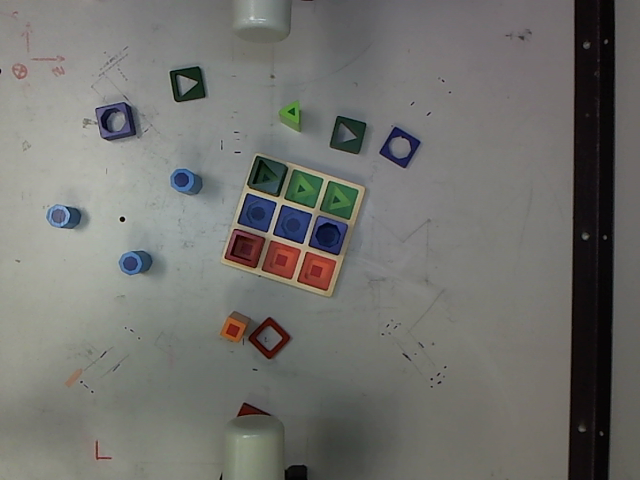
//> input picture sample-imgs/test-img1.png, 640 x 480 px
$ ./shape_detect   (built with g++ and OpenCV 4)
//> lines starting //> are read from the running program, lines starting //| are printed output that depends on the picture; after the words box and inside, x2 and y2 are one past the last pixel; in counts of white or black regions, pixels touching at a corner belong together
#include <opencv2/highgui/highgui.hpp>
#include <opencv2/imgproc/imgproc.hpp>
#include <iostream>

using namespace std;
using namespace cv;

Point get_centroid( vector<Point> &pts, Mat &img );

int main( int argsc, char** argsv )
{
    cout<<"Segmenting the input image based on colour to resolve the blocks"<<endl;
//    Mat img = imread("sample-imgs/basic_img.png");
    Mat img = imread("sample-imgs/test-img1.png");
//> img is the input picture: 480 rows x 640 cols, CV_8UC3; mean B, G, R 109.6, 113.5, 113.6
    // Convert the image into HSV format for convenient colour segmentation
    Mat img_hsv;
    cvtColor( img, img_hsv, CV_BGR2HSV );
//> img_hsv: 480 rows x 640 cols, CV_8UC3; mean H, S, V 54.7, 24.6, 116.7

    Mat square;
    Scalar lower_range = Scalar(17./2, 0.48*255, 0.55*255);
    Scalar upper_range = Scalar(27./2, 0.74*255, 0.7*255);
    inRange( img_hsv, lower_range, upper_range, square);
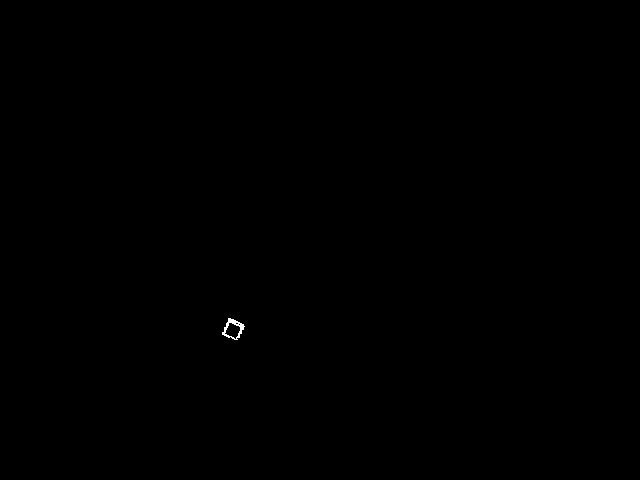
//> square: 480 rows x 640 cols, CV_8UC1; 0.05% white in thin lines or dots, all inside (x1, y1, x2, y2) = (222, 318, 245, 340)

    Mat triangle;
    lower_range = Scalar(88./2, 0.5*255, 0.54*255);
    upper_range = Scalar(106./2, 0.75*255, 0.62*255);
    inRange( img_hsv, lower_range, upper_range, triangle);
//> triangle: 480 rows x 640 cols, CV_8UC1; 0.02% white in thin lines or dots, all inside (x1, y1, x2, y2) = (282, 106, 298, 121)

    Mat octagon;
    lower_range = Scalar(210./2, 0.35*255, 0.55*255);
    upper_range = Scalar(220./2, 0.55*255, 0.71*255);
    inRange( img_hsv, lower_range, upper_range, octagon);
//> octagon: 480 rows x 640 cols, CV_8UC1; 0.11% white in thin lines or dots, all inside (x1, y1, x2, y2) = (48, 171, 193, 274)

    Mat s_slot, t_slot, o_slot, tmp_slot;
    lower_range = Scalar(340./2, 0.30*255, 0.35*255);
    upper_range = Scalar(359./2, 0.74*255, 0.55*255);
    inRange( img_hsv, lower_range, upper_range, s_slot);
//> s_slot: 480 rows x 640 cols, CV_8UC1; 0.09% white; 11 white regions (7 under 20 px), largest, box (x1, y1, x2, y2) and area: (228, 230, 262, 255) 141, (312, 268, 320, 275) 38, (278, 255, 284, 264) 36, (228, 256, 240, 261) 32

    lower_range = Scalar(0./2, 0.30*255, 0.35*255);
    upper_range = Scalar(4./2, 0.74*255, 0.55*255);
    inRange( img_hsv, lower_range, upper_range, tmp_slot);
//> tmp_slot: 480 rows x 640 cols, CV_8UC1; 0.14% white in thin lines or dots, all inside (x1, y1, x2, y2) = (20, 77, 332, 457)
    add(s_slot, tmp_slot, s_slot);
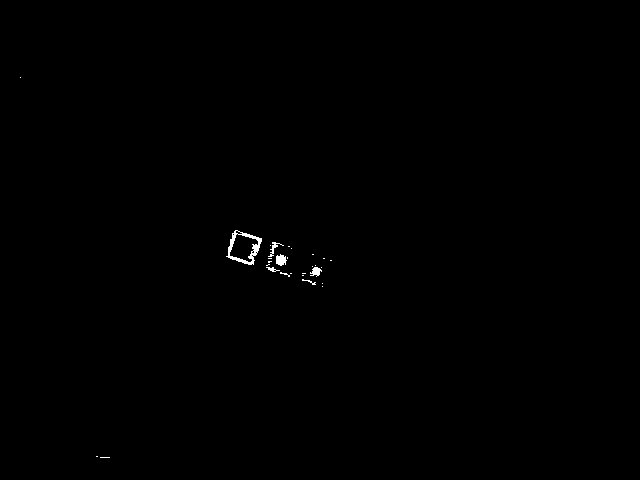
//> s_slot: 480 rows x 640 cols, CV_8UC1; 0.23% white; 28 white regions (22 under 20 px), largest, box (x1, y1, x2, y2) and area: (226, 230, 262, 265) 357, (276, 254, 287, 266) 94, (310, 267, 322, 277) 71, (268, 242, 284, 257) 60, (266, 267, 280, 272) 32, (302, 279, 316, 285) 25

    lower_range = Scalar(140./2, 0.2*255, 0.10*255);
    upper_range = Scalar(190./2, 0.4*255, 0.3*255);
    inRange( img_hsv, lower_range, upper_range, t_slot);
//> t_slot: 480 rows x 640 cols, CV_8UC1; 0.28% white; 70 white regions (66 under 20 px), largest, box (x1, y1, x2, y2) and area: (331, 117, 362, 152) 289, (252, 158, 286, 188) 270, (250, 178, 275, 191) 108, (178, 92, 187, 100) 34

    lower_range = Scalar(230./2, 0.33*255, 0.30*255);
    upper_range = Scalar(260./2, 0.56*255, 0.5*255);
    inRange( img_hsv, lower_range, upper_range, o_slot);
//> o_slot: 480 rows x 640 cols, CV_8UC1; 0.2% white in thin lines or dots, all inside (x1, y1, x2, y2) = (63, 103, 420, 268)

    Mat slot_sum;
    add(s_slot, t_slot, slot_sum);
//> slot_sum: 480 rows x 640 cols, CV_8UC1; 0.51% white; 98 white regions (88 under 20 px), largest, box (x1, y1, x2, y2) and area: (226, 230, 262, 265) 357, (331, 117, 362, 152) 289, (252, 158, 286, 188) 270
    add(slot_sum, o_slot, slot_sum);
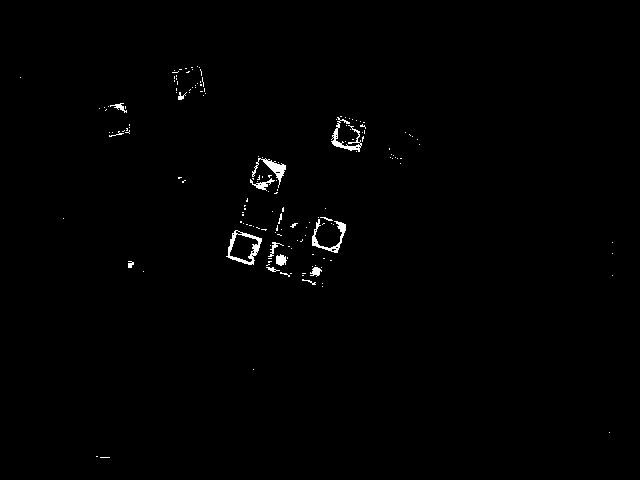
//> slot_sum: 480 rows x 640 cols, CV_8UC1; 0.71% white; 161 white regions (145 under 20 px), largest, box (x1, y1, x2, y2) and area: (226, 230, 262, 265) 357, (331, 117, 362, 152) 289, (312, 219, 346, 253) 288
    imshow("Slots", slot_sum);

    // Sum the images into one
    Mat sum;
    add(square, triangle, sum);
//> sum: 480 rows x 640 cols, CV_8UC1; 0.08% white in thin lines or dots, all inside (x1, y1, x2, y2) = (222, 106, 298, 340)
    add(sum, octagon, sum);
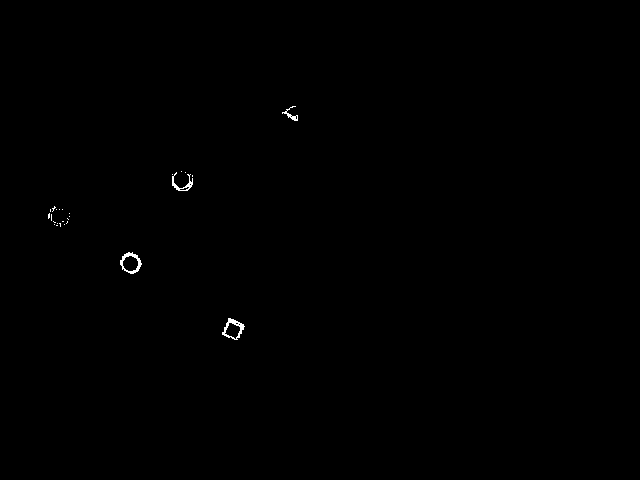
//> sum: 480 rows x 640 cols, CV_8UC1; 0.19% white in thin lines or dots, all inside (x1, y1, x2, y2) = (48, 106, 298, 340)

    // Find all the contours in the summed image and then fill them
    Mat filled_img = Mat::zeros(img.rows, img.cols, CV_8UC3);
    vector<vector<Point> > contours;
    vector<Vec4i> hierarchy;
    double min_area = 10.0;

    cout<<"Filling holes in the segemented shapes..."<<endl;
    findContours(sum.clone(), contours, hierarchy, CV_RETR_LIST, CV_CHAIN_APPROX_NONE);
//> contours = 34 contours, 27 with area under 20; largest, box (x1, y1, x2, y2) and area: (120, 252, 142, 274) 308, (222, 318, 245, 340) 280, (122, 255, 139, 272) 196, (224, 322, 241, 340) 166, (172, 172, 193, 191) 83, (282, 106, 298, 121) 42, (179, 186, 190, 191) 21
    cout<<"No. of identified contours: "<<contours.size()<<endl;
//| No. of identified contours: 34
    for (size_t i = 0; i < contours.size(); i++)
    {
        double area = contourArea(contours[i]);
        // skip contours which are too small
        if (area < min_area)
            continue;

        drawContours(filled_img, contours, i, CV_RGB(255, 255, 255), CV_FILLED, 8, hierarchy, 0);
    }
//> this loop made 34 passes
//> area on passes 3, 4, 5, 6, 25, 30, 34: 166.5, 280.5, 195.5, 308, 21, 83, 42
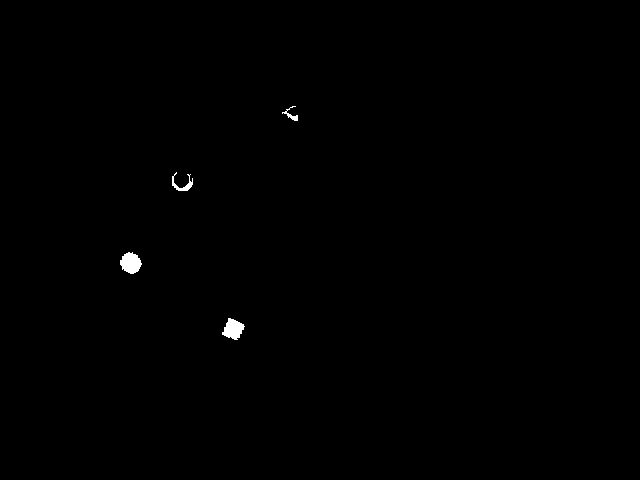
//> filled_img: 480 rows x 640 cols, CV_8UC3; 0.28% white; 4 white regions, box (x1, y1, x2, y2) and area: (120, 252, 142, 274) 341, (222, 318, 245, 340) 315, (172, 172, 193, 191) 130, (282, 106, 298, 121) 73

    cout<<"Finding edges of segmented shapes..."<<endl;
    vector<vector<Point> > filled_contours;
    vector<Vec4i> filled_hierarchy;
    vector<Point> poly_approx;
    // Create a single channel version of the filled image to find contours
    Mat filled_grey;
    cvtColor(filled_img, filled_grey, CV_BGR2GRAY);
//> filled_grey: 480 rows x 640 cols, CV_8UC1; 0.28% white; 4 white regions
    findContours(filled_grey, filled_contours, filled_hierarchy, CV_RETR_LIST, CV_CHAIN_APPROX_NONE);
//> filled_contours = 4 contours; box (x1, y1, x2, y2) and area: (120, 252, 142, 274) 308, (222, 318, 245, 340) 280, (172, 172, 193, 191) 83, (282, 106, 298, 121) 42; filled_hierarchy = 4 items: [1, -1, -1, -1], [2, 0, -1, -1], [3, 1, -1, -1], [-1, 2, -1, -1]
    cout<<"No. of identified contours: "<<filled_contours.size()<<endl;
//| No. of identified contours: 4
    for (size_t i = 0; i < filled_contours.size(); i++)
    {
        approxPolyDP( filled_contours[i], poly_approx, 2, true);
        // draw lines connecting each of the vertices
        cout<<"Size of polygon: "<<poly_approx.size()<<endl;

        Scalar colour( rand()%255, rand()%255, rand()%255 );

        for ( size_t j = 0; j<poly_approx.size()-1; j++ )
        {
            line( filled_img, poly_approx.at(j), poly_approx.at(j+1), colour, 2);
        }

        line( filled_img, poly_approx.at(poly_approx.size()-1), poly_approx.at(0), colour, 2);

        Point centroid = get_centroid( filled_contours[i], filled_img );

        // Find the midpoint of any one side and return the angle between that
        // point and the centroid - this is the grasping angle
        int mid_x = (poly_approx.at(0).x + poly_approx.at(1).x)/2;
        int mid_y = (poly_approx.at(0).y + poly_approx.at(1).y)/2;
        Point midpoint = Point(mid_x, mid_y);
        line(filled_img, centroid, midpoint, Scalar(0,255,0),2 );

        //imshow("partial", filled_img);
        //waitKey(0);
    }
//> this loop made 4 passes
//> (centroid, mid_x, mid_y) on passes 1 to 4: (Point(232, 329), 225, 326), (Point(130, 262), 125, 254), (Point(181, 182), 174, 174), (Point(290, 112), 289, 116)
//| Size of polygon: 4
//| Size of polygon: 8
//| Size of polygon: 14
//| Size of polygon: 6
//> pass 1, `Point centroid = get_centroid( filled_contours[i], filled_img );`:
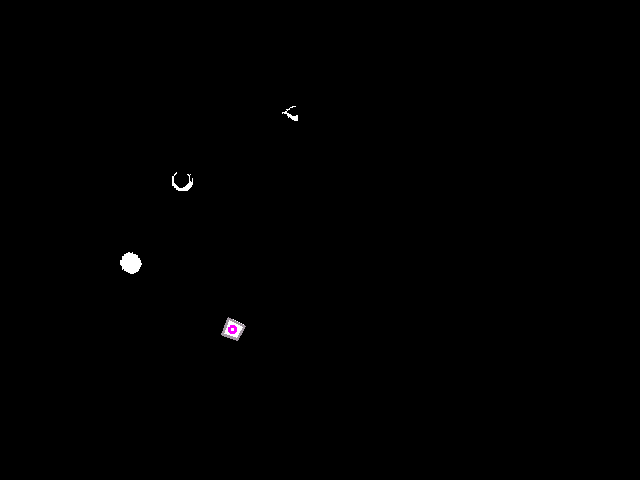
//> filled_img: 480 rows x 640 cols, CV_8UC3; 0.07% of pixels changed, all inside (x1, y1, x2, y2) = (221, 317, 246, 341)
//> after the loop:
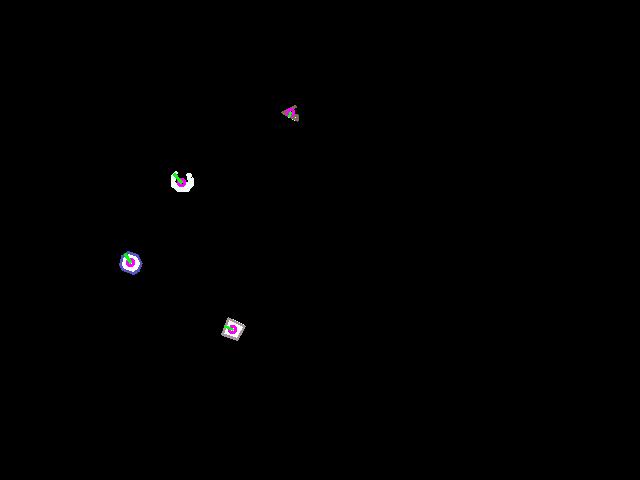
//> filled_img: 480 rows x 640 cols, CV_8UC3; mean B, G, R 0.8, 0.7, 0.8
//> after the loop, poly_approx = 6 Points (x, y): [282, 112], [297, 120], [297, 115], [292, 116], [286, 112], [295, 106]

    // Display the images:
    imshow("Raw", img);
// [4 lines of commented-out code are left out]
    imshow("Sum", sum);
    imshow("Filled Holes", filled_img);
    waitKey(0);
    imwrite("segmented_shapes.png", sum);
    return 0;
}

/*
*   Finds the centroid as a uniform sum of all the pixels in a given
*   blob. Draws the centre on the specified image.
*/
Point get_centroid(vector<Point> &pts, Mat &img)
{
    int x_sum = 0;
    int y_sum = 0;

    for (size_t i = 0; i < pts.size(); i++ )
    {
        x_sum += pts.at(i).x;
        y_sum += pts.at(i).y;
    }

    Point centroid = Point( x_sum/pts.size(), y_sum/pts.size() );

    // Draw the centroid on the image
    circle( img, centroid, 3, Scalar(255,0,255), 2 );
    return centroid;
}
